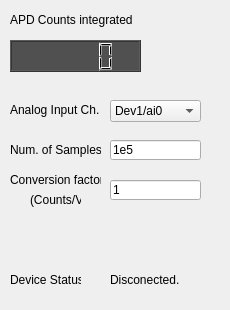
<?xml version="1.0" encoding="UTF-8"?>
<ui version="4.0">
 <class>Form</class>
 <widget class="QWidget" name="Form">
  <property name="geometry">
   <rect>
    <x>0</x>
    <y>0</y>
    <width>230</width>
    <height>310</height>
   </rect>
  </property>
  <property name="windowTitle">
   <string>Form</string>
  </property>
  <widget class="QLabel" name="label_20">
   <property name="geometry">
    <rect>
     <x>10</x>
     <y>10</y>
     <width>131</width>
     <height>20</height>
    </rect>
   </property>
   <property name="text">
    <string>APD Counts integrated</string>
   </property>
  </widget>
  <widget class="QLCDNumber" name="lcdNumber_counterValue">
   <property name="enabled">
    <bool>true</bool>
   </property>
   <property name="geometry">
    <rect>
     <x>10</x>
     <y>40</y>
     <width>131</width>
     <height>32</height>
    </rect>
   </property>
   <property name="styleSheet">
    <string notr="true">background-color: rgb(80, 80, 80);
selection-color: rgb(255, 255, 255);</string>
   </property>
  </widget>
  <widget class="QLabel" name="label_13">
   <property name="geometry">
    <rect>
     <x>10</x>
     <y>270</y>
     <width>71</width>
     <height>20</height>
    </rect>
   </property>
   <property name="text">
    <string>Device Status:</string>
   </property>
  </widget>
  <widget class="QLabel" name="label_deviceStatus">
   <property name="geometry">
    <rect>
     <x>110</x>
     <y>270</y>
     <width>111</width>
     <height>20</height>
    </rect>
   </property>
   <property name="text">
    <string>Disconected.</string>
   </property>
  </widget>
  <widget class="QLabel" name="label_21">
   <property name="geometry">
    <rect>
     <x>10</x>
     <y>140</y>
     <width>91</width>
     <height>20</height>
    </rect>
   </property>
   <property name="text">
    <string>Num. of Samples:</string>
   </property>
  </widget>
  <widget class="QLineEdit" name="lineEdit_samplingNumber">
   <property name="geometry">
    <rect>
     <x>110</x>
     <y>140</y>
     <width>91</width>
     <height>20</height>
    </rect>
   </property>
   <property name="text">
    <string>1e5</string>
   </property>
  </widget>
  <widget class="QLabel" name="label_22">
   <property name="geometry">
    <rect>
     <x>10</x>
     <y>170</y>
     <width>91</width>
     <height>20</height>
    </rect>
   </property>
   <property name="text">
    <string>Conversion factor</string>
   </property>
  </widget>
  <widget class="QLabel" name="label_23">
   <property name="geometry">
    <rect>
     <x>30</x>
     <y>190</y>
     <width>51</width>
     <height>20</height>
    </rect>
   </property>
   <property name="text">
    <string>(Counts/V)</string>
   </property>
  </widget>
  <widget class="QLineEdit" name="lineEdit_convFactor">
   <property name="geometry">
    <rect>
     <x>110</x>
     <y>180</y>
     <width>91</width>
     <height>20</height>
    </rect>
   </property>
   <property name="text">
    <string>1</string>
   </property>
  </widget>
  <widget class="QLabel" name="label_24">
   <property name="geometry">
    <rect>
     <x>10</x>
     <y>100</y>
     <width>91</width>
     <height>20</height>
    </rect>
   </property>
   <property name="text">
    <string>Analog Input Ch.</string>
   </property>
  </widget>
  <widget class="QComboBox" name="comboBox_analogChannel">
   <property name="geometry">
    <rect>
     <x>110</x>
     <y>100</y>
     <width>91</width>
     <height>22</height>
    </rect>
   </property>
   <property name="editable">
    <bool>false</bool>
   </property>
   <property name="currentText">
    <string>Dev1/ai0</string>
   </property>
   <property name="currentIndex">
    <number>0</number>
   </property>
   <item>
    <property name="text">
     <string>Dev1/ai0</string>
    </property>
   </item>
   <item>
    <property name="text">
     <string>Dev1/ai1</string>
    </property>
   </item>
   <item>
    <property name="text">
     <string>Dev1/ai2</string>
    </property>
   </item>
  </widget>
 </widget>
 <resources/>
 <connections/>
</ui>
